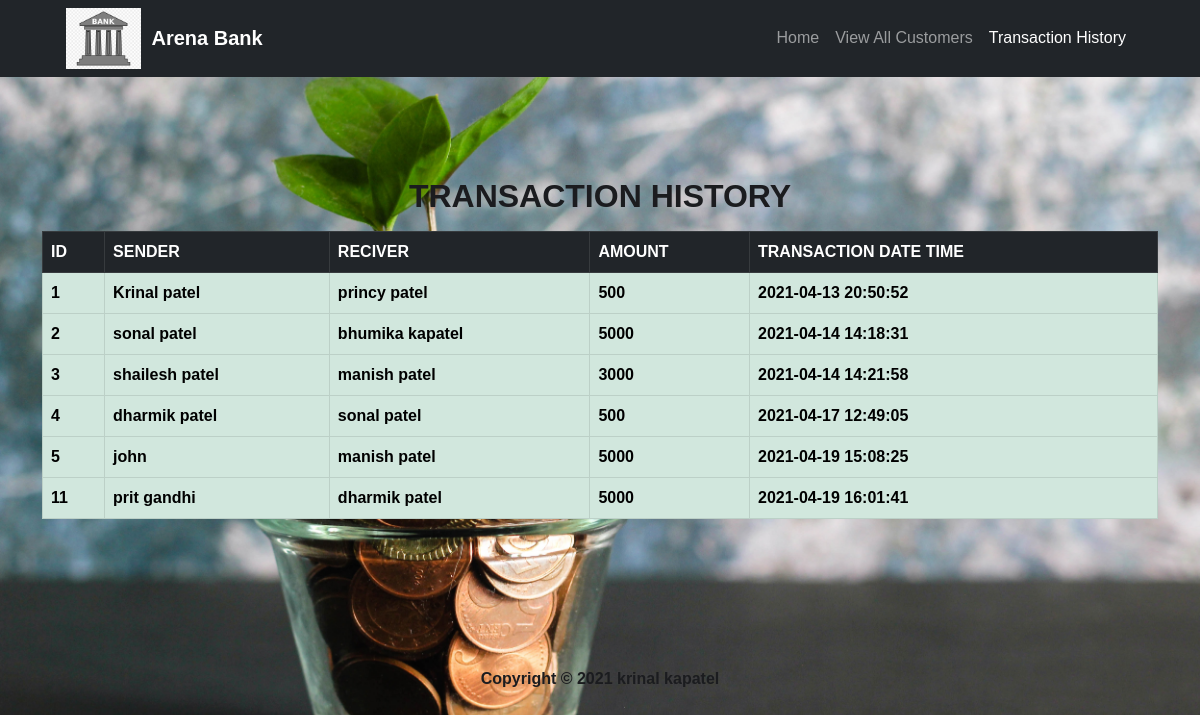
Screenshot of /transaction_hisory.php with the database file from the repository.
### tables this page shows
CREATE TABLE `transaction_history` (
  `id` int(10) NOT NULL,
  `sender_name` varchar(100) NOT NULL,
  `reciver_name` varchar(100) NOT NULL,
  `amount` varchar(100) NOT NULL,
  `transaction_date_time` datetime NOT NULL DEFAULT current_timestamp()
);

### transaction_hisory.php (the view, shortened to what this page needs)
<?php
include "includes/header.php"; ?>
<?php include "includes/navbar_transaction_history.php"; ?>
<?php include "db.php"; ?>
<div class="container">
    <div class="jumbotron">
    <h1 class="mb-3 h2 text-center"><strong>TRANSACTION   HISTORY</stong> </h1>
<?php
    $query = "SELECT * FROM transaction_history";
    $select = mysqli_query($connection,$query);
?>
    <table class="table table-bordered table-success" style="background-color:white;">
    <thead class="table-dark">
        <tr>
            <th> ID </th>
            <th> SENDER </th>
            <th> RECIVER </th>
            <th> AMOUNT </th>
            <th> TRANSACTION DATE TIME </th>
        </tr>
    </thead>
<?php
    if($select)
    {
        while($row = mysqli_fetch_array($select))
        {
            ?>
            <tbody>
                <tr>
                    <th><?php echo $row['id']; ?></th>
                    <th><?php echo $row['sender_name']; ?></th>
                    <th><?php echo $row['reciver_name']; ?></th>
                    <th><?php echo $row['amount']; ?></th>
                    <th><?php echo $row['transaction_date_time']; ?></th>
                </tr>
            </tbody>
            <?php
        }
    }
    else
    {
        echo "no record found";
    }
?>
</table>
</div>
</div>
<?php include "includes/footer.php"; ?>

### includes/header.php (shortened to what this page needs)
<!DOCTYPE html>
<html lang="en">
<head>
    <link href="https://cdn.jsdelivr.net/npm/bootstrap@5.0.0-beta3/dist/css/bootstrap.min.css" rel="stylesheet">
</head>
<body>

### includes/navbar_transaction_history.php (shortened to what this page needs)
<div class="bg-dark">
    <div class="container">
        <div class="row">
            <div class="col-md-12">
            <nav class="navbar navbar-expand-lg navbar-dark">
            <div class="container-fluid">
            <img src="../../logo.png" alt="logo"  class="logo_image"/>
                <a class="navbar-brand" href="#"><strong>Arena Bank</strong></a>
                <div class="collapse navbar-collapse" id="navbarSupportedContent">
                <ul class="navbar-nav ms-auto mb-2 mb-lg-0">
                    <li class="nav-item">
                    <a class="nav-link " href="index.php">Home</a>
                    </li>
                    <li class="nav-item">
                    <a class="nav-link " href="view_all_customer.php">View All Customers</a>
                    </li>
                    <li class="nav-item">
                    <a class="nav-link active" href="transaction_hisory.php">Transaction History</a>
                    </li>
                </ul>
            </div>
  </div>
</nav>
            </div>
        </div>
    </div>
</div>

### includes/footer.php (shortened to what this page needs)
<footer class="text-center mt-5 py-10">
    <p>Copyright © 2021 <b>krinal kapatel</b> <br> </p>
</footer>
</body>
</html>

### includes/header.php (style rules this page uses)
.logo_image { width:8%; height:8%; padding-right:10px; }
body { margin: 0; background: #353535; font-family: 'Work Sans', sans-serif; background-image: url('micheile-henderson-ZVprbBmT8QA-unsplash.jpg'); background-size: cover; background-repeat: no-repeat; background-attachment: fixed; }
.text-center { color:#1b1c1f; padding-top:100px; }

### rows the page displays
transaction_history: id "1", sender_name "Krinal patel", reciver_name "princy patel", amount "500", transaction_date_time "2021-04-13 20:50:52"
transaction_history: id "2", sender_name "sonal patel", reciver_name "bhumika kapatel", amount "5000", transaction_date_time "2021-04-14 14:18:31"
transaction_history: id "3", sender_name "shailesh patel", reciver_name "manish patel", amount "3000", transaction_date_time "2021-04-14 14:21:58"
transaction_history: id "4", sender_name "dharmik patel", reciver_name "sonal patel", amount "500", transaction_date_time "2021-04-17 12:49:05"
transaction_history: id "5", sender_name "john", reciver_name "manish patel", amount "5000", transaction_date_time "2021-04-19 15:08:25"
transaction_history: id "11", sender_name "prit gandhi", reciver_name "dharmik patel", amount "5000", transaction_date_time "2021-04-19 16:01:41"
